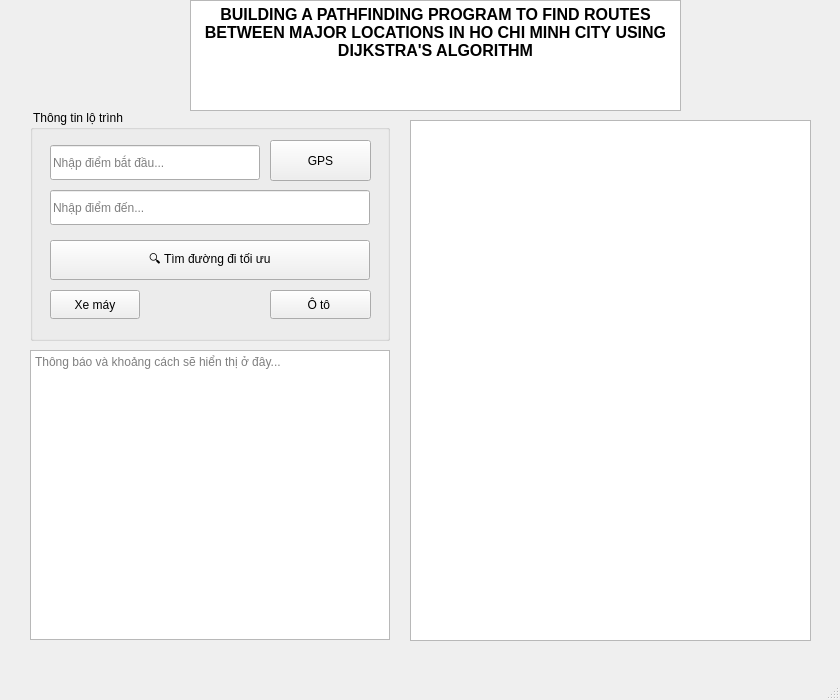
<?xml version="1.0" encoding="UTF-8"?>
<ui version="4.0">
 <class>MainWindow</class>
 <widget class="QMainWindow" name="MainWindow">
  <property name="geometry">
   <rect>
    <x>0</x>
    <y>0</y>
    <width>840</width>
    <height>700</height>
   </rect>
  </property>
  <property name="windowTitle">
   <string>Hệ thống Tìm đường đi TP.HCM</string>
  </property>
  <widget class="QWidget" name="centralwidget">
   <widget class="QGroupBox" name="pushButton_5">
    <property name="geometry">
     <rect>
      <x>30</x>
      <y>110</y>
      <width>360</width>
      <height>231</height>
     </rect>
    </property>
    <property name="title">
     <string> Thông tin lộ trình </string>
    </property>
    <widget class="QLineEdit" name="lineEdit">
     <property name="geometry">
      <rect>
       <x>20</x>
       <y>35</y>
       <width>210</width>
       <height>35</height>
      </rect>
     </property>
     <property name="placeholderText">
      <string>Nhập điểm bắt đầu...</string>
     </property>
    </widget>
    <widget class="QLineEdit" name="lineEdit_2">
     <property name="geometry">
      <rect>
       <x>20</x>
       <y>80</y>
       <width>320</width>
       <height>35</height>
      </rect>
     </property>
     <property name="placeholderText">
      <string>Nhập điểm đến...</string>
     </property>
    </widget>
    <widget class="QPushButton" name="pushButton">
     <property name="geometry">
      <rect>
       <x>20</x>
       <y>130</y>
       <width>320</width>
       <height>40</height>
      </rect>
     </property>
     <property name="text">
      <string>🔍 Tìm đường đi tối ưu</string>
     </property>
    </widget>
    <widget class="QPushButton" name="pushButton_2">
     <property name="geometry">
      <rect>
       <x>240</x>
       <y>30</y>
       <width>101</width>
       <height>41</height>
      </rect>
     </property>
     <property name="text">
      <string>GPS</string>
     </property>
    </widget>
    <widget class="QPushButton" name="pushButton_3">
     <property name="geometry">
      <rect>
       <x>240</x>
       <y>180</y>
       <width>101</width>
       <height>29</height>
      </rect>
     </property>
     <property name="text">
      <string>Ô tô </string>
     </property>
    </widget>
    <widget class="QPushButton" name="pushButton_4">
     <property name="geometry">
      <rect>
       <x>20</x>
       <y>180</y>
       <width>90</width>
       <height>29</height>
      </rect>
     </property>
     <property name="text">
      <string>Xe máy</string>
     </property>
    </widget>
   </widget>
   <widget class="QTextEdit" name="textEdit">
    <property name="geometry">
     <rect>
      <x>30</x>
      <y>350</y>
      <width>360</width>
      <height>290</height>
     </rect>
    </property>
    <property name="placeholderText">
     <string>Thông báo và khoảng cách sẽ hiển thị ở đây...</string>
    </property>
   </widget>
   <widget class="QListWidget" name="listWidget">
    <property name="geometry">
     <rect>
      <x>410</x>
      <y>120</y>
      <width>401</width>
      <height>521</height>
     </rect>
    </property>
   </widget>
   <widget class="QTextEdit" name="textEdit_2">
    <property name="geometry">
     <rect>
      <x>190</x>
      <y>0</y>
      <width>491</width>
      <height>111</height>
     </rect>
    </property>
    <property name="html">
     <string>&lt;!DOCTYPE HTML PUBLIC &quot;-//W3C//DTD HTML 4.0//EN&quot; &quot;http://www.w3.org/TR/REC-html40/strict.dtd&quot;&gt;
&lt;html&gt;&lt;head&gt;&lt;meta name=&quot;qrichtext&quot; content=&quot;1&quot; /&gt;&lt;meta charset=&quot;utf-8&quot; /&gt;&lt;style type=&quot;text/css&quot;&gt;
p, li { white-space: pre-wrap; }
hr { height: 1px; border-width: 0; }
li.unchecked::marker { content: &quot;\2610&quot;; }
li.checked::marker { content: &quot;\2612&quot;; }
&lt;/style&gt;&lt;/head&gt;&lt;body style=&quot; font-family:'Segoe UI'; font-size:9pt; font-weight:400; font-style:normal;&quot;&gt;
&lt;p align=&quot;center&quot; style=&quot; margin-top:0px; margin-bottom:0px; margin-left:0px; margin-right:0px; -qt-block-indent:0; text-indent:0px;&quot;&gt;&lt;span style=&quot; font-size:12pt; font-weight:700;&quot;&gt;BUILDING A PATHFINDING PROGRAM TO FIND ROUTES BETWEEN MAJOR LOCATIONS IN HO CHI MINH CITY USING DIJKSTRA'S ALGORITHM&lt;/span&gt;&lt;/p&gt;
&lt;p align=&quot;center&quot; style=&quot;-qt-paragraph-type:empty; margin-top:0px; margin-bottom:0px; margin-left:0px; margin-right:0px; -qt-block-indent:0; text-indent:0px; font-size:12pt; font-weight:700;&quot;&gt;&lt;br /&gt;&lt;/p&gt;&lt;/body&gt;&lt;/html&gt;</string>
    </property>
   </widget>
  </widget>
  <widget class="QMenuBar" name="menubar">
   <property name="geometry">
    <rect>
     <x>0</x>
     <y>0</y>
     <width>840</width>
     <height>25</height>
    </rect>
   </property>
  </widget>
  <widget class="QStatusBar" name="statusbar"/>
 </widget>
 <resources/>
 <connections/>
</ui>
